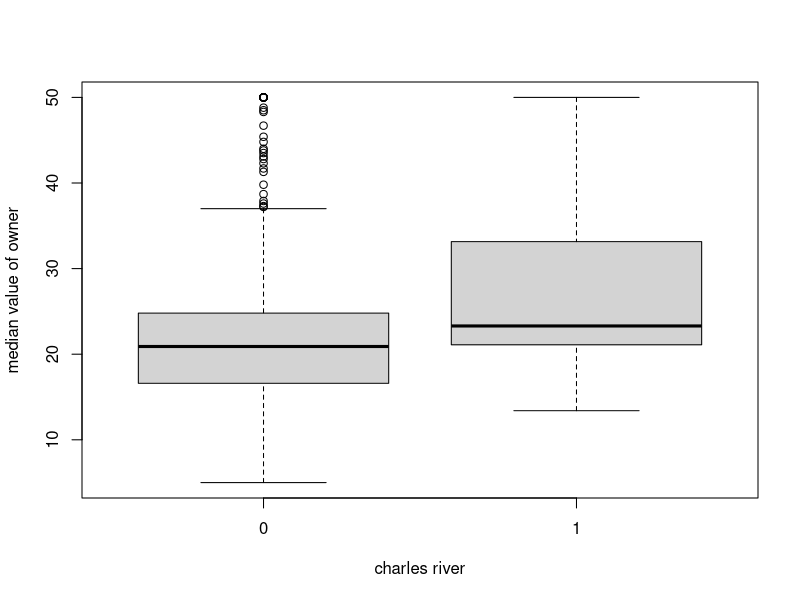
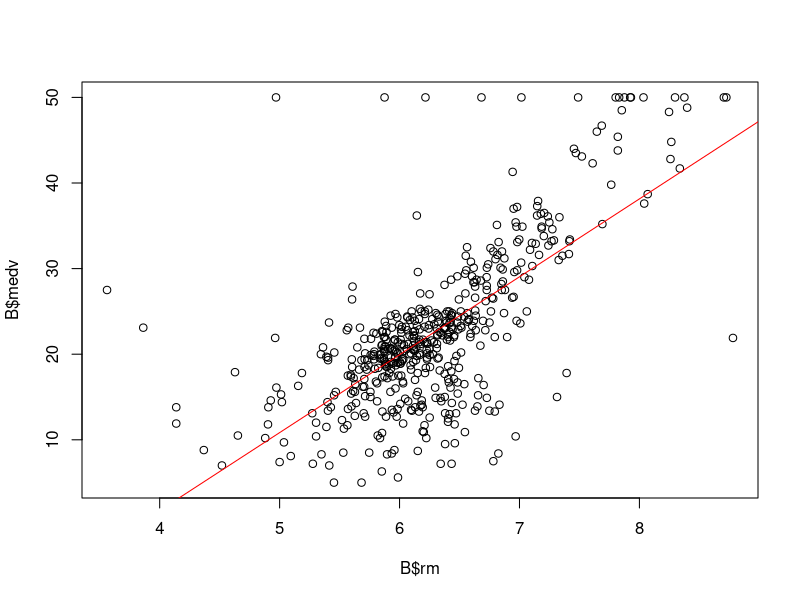

Here is the R script that generated these plots, in order:
# installing package MASS for Boston data
install.packages("MASS")
library("MASS")
Question2=Boston
head(Boston)
summary(Boston)

# Q2.a. showing the details of Boston and finding the mean, median, min, & max
Boston
B <- Boston
mean(B$crim)
median(B$crim)
min(B$crim)
max(B$crim)

# Q2.b. finding the relationships dummy vars of CHAS as charles river and MEDV as median value of owner
unique(B$chas)
B$chas <- as.factor(B$chas)
plot(B$chas,B$medv,xlab="charles river",ylab="median value of owner")

# Q2.c. rewlationship between MEDV with other vars in dataset and make table of coefficients and p-value
model1 <- lm(B$medv~.,data = B)
model1
summary(model1)

# Q2.d. finding the linear relationships of the model
model2=lm(B$medv~B$rm)
summary(model2)
predictions <- predict(model2,data.frame=(B$rm=c(7,8,10,20)))
predictions
head(B$rm)

# Q.2.e. finding the linearity
test_data <- data.frame(rm=c(7,8,10,20))
test_data
predict(model2,newdata = test_data)
plot(B$rm,B$medv)+abline(model2,col="red")

